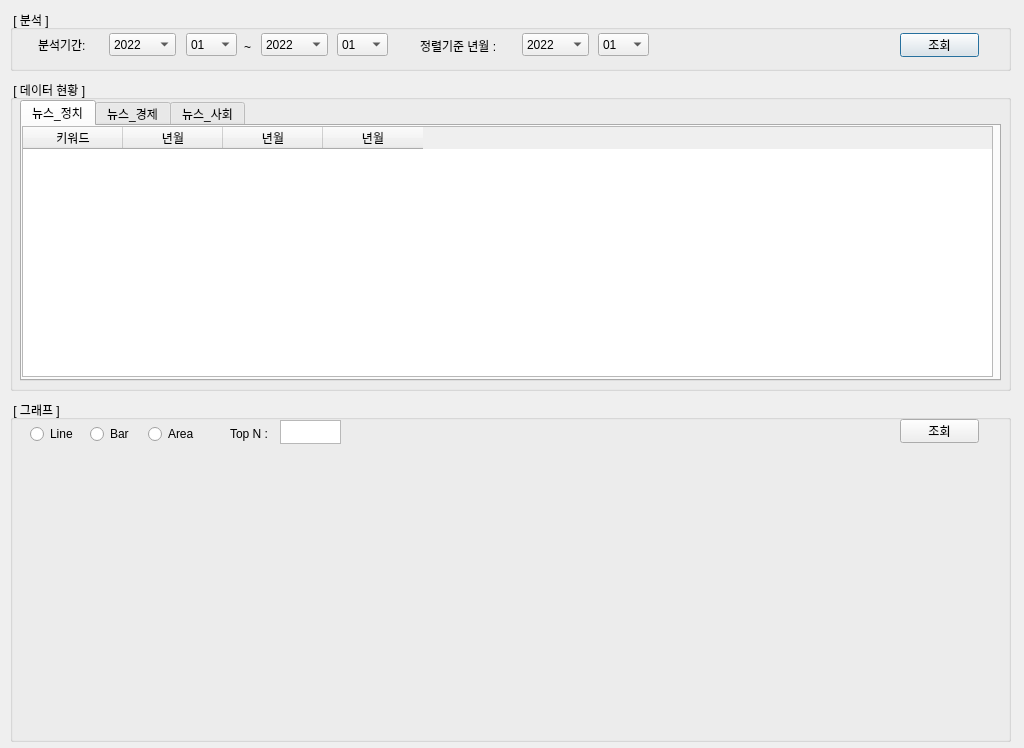
<?xml version="1.0" encoding="UTF-8"?>
<ui version="4.0">
 <class>frmViewNews</class>
 <widget class="QDialog" name="frmViewNews">
  <property name="geometry">
   <rect>
    <x>0</x>
    <y>0</y>
    <width>1024</width>
    <height>748</height>
   </rect>
  </property>
  <property name="windowTitle">
   <string>Dialog</string>
  </property>
  <widget class="QGroupBox" name="group1">
   <property name="geometry">
    <rect>
     <x>10</x>
     <y>10</y>
     <width>1001</width>
     <height>61</height>
    </rect>
   </property>
   <property name="title">
    <string> [ 분석 ] </string>
   </property>
   <widget class="QLabel" name="label_5">
    <property name="geometry">
     <rect>
      <x>234</x>
      <y>28</y>
      <width>16</width>
      <height>17</height>
     </rect>
    </property>
    <property name="text">
     <string>~</string>
    </property>
   </widget>
   <widget class="QLabel" name="label_6">
    <property name="geometry">
     <rect>
      <x>28</x>
      <y>27</y>
      <width>54</width>
      <height>15</height>
     </rect>
    </property>
    <property name="text">
     <string>분석기간: </string>
    </property>
   </widget>
   <widget class="QComboBox" name="sel_yy_end">
    <property name="geometry">
     <rect>
      <x>251</x>
      <y>23</y>
      <width>67</width>
      <height>23</height>
     </rect>
    </property>
    <item>
     <property name="text">
      <string>2022</string>
     </property>
    </item>
    <item>
     <property name="text">
      <string>2021</string>
     </property>
    </item>
    <item>
     <property name="text">
      <string>2020</string>
     </property>
    </item>
    <item>
     <property name="text">
      <string>2019</string>
     </property>
    </item>
    <item>
     <property name="text">
      <string>2018</string>
     </property>
    </item>
    <item>
     <property name="text">
      <string>2017</string>
     </property>
    </item>
   </widget>
   <widget class="QComboBox" name="sel_mm_start">
    <property name="geometry">
     <rect>
      <x>176</x>
      <y>23</y>
      <width>51</width>
      <height>23</height>
     </rect>
    </property>
    <item>
     <property name="text">
      <string>01</string>
     </property>
    </item>
    <item>
     <property name="text">
      <string>02</string>
     </property>
    </item>
    <item>
     <property name="text">
      <string>03</string>
     </property>
    </item>
    <item>
     <property name="text">
      <string>04</string>
     </property>
    </item>
    <item>
     <property name="text">
      <string>05</string>
     </property>
    </item>
    <item>
     <property name="text">
      <string>06</string>
     </property>
    </item>
    <item>
     <property name="text">
      <string>07</string>
     </property>
    </item>
    <item>
     <property name="text">
      <string>08</string>
     </property>
    </item>
    <item>
     <property name="text">
      <string>09</string>
     </property>
    </item>
    <item>
     <property name="text">
      <string>10</string>
     </property>
    </item>
    <item>
     <property name="text">
      <string>11</string>
     </property>
    </item>
    <item>
     <property name="text">
      <string>12</string>
     </property>
    </item>
   </widget>
   <widget class="QComboBox" name="sel_yy_start">
    <property name="geometry">
     <rect>
      <x>99</x>
      <y>23</y>
      <width>67</width>
      <height>23</height>
     </rect>
    </property>
    <item>
     <property name="text">
      <string>2022</string>
     </property>
    </item>
    <item>
     <property name="text">
      <string>2021</string>
     </property>
    </item>
    <item>
     <property name="text">
      <string>2020</string>
     </property>
    </item>
    <item>
     <property name="text">
      <string>2019</string>
     </property>
    </item>
    <item>
     <property name="text">
      <string>2018</string>
     </property>
    </item>
    <item>
     <property name="text">
      <string>2017</string>
     </property>
    </item>
   </widget>
   <widget class="QComboBox" name="sel_mm_end">
    <property name="geometry">
     <rect>
      <x>327</x>
      <y>23</y>
      <width>51</width>
      <height>23</height>
     </rect>
    </property>
    <item>
     <property name="text">
      <string>01</string>
     </property>
    </item>
    <item>
     <property name="text">
      <string>02</string>
     </property>
    </item>
    <item>
     <property name="text">
      <string>03</string>
     </property>
    </item>
    <item>
     <property name="text">
      <string>04</string>
     </property>
    </item>
    <item>
     <property name="text">
      <string>05</string>
     </property>
    </item>
    <item>
     <property name="text">
      <string>06</string>
     </property>
    </item>
    <item>
     <property name="text">
      <string>07</string>
     </property>
    </item>
    <item>
     <property name="text">
      <string>08</string>
     </property>
    </item>
    <item>
     <property name="text">
      <string>09</string>
     </property>
    </item>
    <item>
     <property name="text">
      <string>10</string>
     </property>
    </item>
    <item>
     <property name="text">
      <string>11</string>
     </property>
    </item>
    <item>
     <property name="text">
      <string>12</string>
     </property>
    </item>
   </widget>
   <widget class="QPushButton" name="btn_search">
    <property name="geometry">
     <rect>
      <x>890</x>
      <y>23</y>
      <width>79</width>
      <height>24</height>
     </rect>
    </property>
    <property name="text">
     <string>조회</string>
    </property>
   </widget>
   <widget class="QLabel" name="label_7">
    <property name="geometry">
     <rect>
      <x>410</x>
      <y>28</y>
      <width>91</width>
      <height>16</height>
     </rect>
    </property>
    <property name="text">
     <string>정렬기준 년월 :</string>
    </property>
   </widget>
   <widget class="QComboBox" name="sort_yy">
    <property name="geometry">
     <rect>
      <x>512</x>
      <y>23</y>
      <width>67</width>
      <height>23</height>
     </rect>
    </property>
    <item>
     <property name="text">
      <string>2022</string>
     </property>
    </item>
    <item>
     <property name="text">
      <string>2021</string>
     </property>
    </item>
    <item>
     <property name="text">
      <string>2020</string>
     </property>
    </item>
    <item>
     <property name="text">
      <string>2019</string>
     </property>
    </item>
    <item>
     <property name="text">
      <string>2018</string>
     </property>
    </item>
    <item>
     <property name="text">
      <string>2017</string>
     </property>
    </item>
   </widget>
   <widget class="QComboBox" name="sort_mm">
    <property name="geometry">
     <rect>
      <x>588</x>
      <y>23</y>
      <width>51</width>
      <height>23</height>
     </rect>
    </property>
    <item>
     <property name="text">
      <string>01</string>
     </property>
    </item>
    <item>
     <property name="text">
      <string>02</string>
     </property>
    </item>
    <item>
     <property name="text">
      <string>03</string>
     </property>
    </item>
    <item>
     <property name="text">
      <string>04</string>
     </property>
    </item>
    <item>
     <property name="text">
      <string>05</string>
     </property>
    </item>
    <item>
     <property name="text">
      <string>06</string>
     </property>
    </item>
    <item>
     <property name="text">
      <string>07</string>
     </property>
    </item>
    <item>
     <property name="text">
      <string>08</string>
     </property>
    </item>
    <item>
     <property name="text">
      <string>09</string>
     </property>
    </item>
    <item>
     <property name="text">
      <string>10</string>
     </property>
    </item>
    <item>
     <property name="text">
      <string>11</string>
     </property>
    </item>
    <item>
     <property name="text">
      <string>12</string>
     </property>
    </item>
   </widget>
  </widget>
  <widget class="QGroupBox" name="group2">
   <property name="geometry">
    <rect>
     <x>10</x>
     <y>80</y>
     <width>1001</width>
     <height>311</height>
    </rect>
   </property>
   <property name="title">
    <string> [ 데이터 현황 ] </string>
   </property>
   <widget class="QTabWidget" name="tabWidget">
    <property name="geometry">
     <rect>
      <x>10</x>
      <y>20</y>
      <width>981</width>
      <height>281</height>
     </rect>
    </property>
    <property name="currentIndex">
     <number>0</number>
    </property>
    <widget class="QWidget" name="tab_today">
     <attribute name="title">
      <string>뉴스_정치</string>
     </attribute>
     <widget class="QTableWidget" name="tbl_data1">
      <property name="geometry">
       <rect>
        <x>0</x>
        <y>0</y>
        <width>971</width>
        <height>251</height>
       </rect>
      </property>
      <attribute name="horizontalHeaderStretchLastSection">
       <bool>false</bool>
      </attribute>
      <attribute name="verticalHeaderStretchLastSection">
       <bool>false</bool>
      </attribute>
      <column>
       <property name="text">
        <string>키워드</string>
       </property>
      </column>
      <column>
       <property name="text">
        <string>년월</string>
       </property>
      </column>
      <column>
       <property name="text">
        <string>년월</string>
       </property>
      </column>
      <column>
       <property name="text">
        <string>년월</string>
       </property>
      </column>
     </widget>
    </widget>
    <widget class="QWidget" name="tab_rise">
     <attribute name="title">
      <string>뉴스_경제</string>
     </attribute>
     <widget class="QTableWidget" name="tbl_data2">
      <property name="geometry">
       <rect>
        <x>0</x>
        <y>0</y>
        <width>971</width>
        <height>251</height>
       </rect>
      </property>
      <attribute name="horizontalHeaderStretchLastSection">
       <bool>false</bool>
      </attribute>
      <attribute name="verticalHeaderStretchLastSection">
       <bool>false</bool>
      </attribute>
      <column>
       <property name="text">
        <string>키워드</string>
       </property>
      </column>
      <column>
       <property name="text">
        <string>년월</string>
       </property>
      </column>
      <column>
       <property name="text">
        <string>년월</string>
       </property>
      </column>
      <column>
       <property name="text">
        <string>년월</string>
       </property>
      </column>
     </widget>
    </widget>
    <widget class="QWidget" name="tab_top">
     <attribute name="title">
      <string>뉴스_사회</string>
     </attribute>
     <widget class="QTableWidget" name="tbl_data3">
      <property name="geometry">
       <rect>
        <x>0</x>
        <y>0</y>
        <width>971</width>
        <height>251</height>
       </rect>
      </property>
      <attribute name="horizontalHeaderStretchLastSection">
       <bool>false</bool>
      </attribute>
      <attribute name="verticalHeaderStretchLastSection">
       <bool>false</bool>
      </attribute>
      <column>
       <property name="text">
        <string>키워드</string>
       </property>
      </column>
      <column>
       <property name="text">
        <string>년월</string>
       </property>
      </column>
      <column>
       <property name="text">
        <string>년월</string>
       </property>
      </column>
      <column>
       <property name="text">
        <string>년월</string>
       </property>
      </column>
     </widget>
    </widget>
   </widget>
  </widget>
  <widget class="QGroupBox" name="group3">
   <property name="geometry">
    <rect>
     <x>10</x>
     <y>400</y>
     <width>1001</width>
     <height>342</height>
    </rect>
   </property>
   <property name="title">
    <string> [ 그래프 ] </string>
   </property>
   <widget class="QRadioButton" name="rdo_line">
    <property name="geometry">
     <rect>
      <x>20</x>
      <y>26</y>
      <width>86</width>
      <height>16</height>
     </rect>
    </property>
    <property name="text">
     <string>Line</string>
    </property>
   </widget>
   <widget class="QRadioButton" name="rdo_bar">
    <property name="geometry">
     <rect>
      <x>80</x>
      <y>26</y>
      <width>86</width>
      <height>16</height>
     </rect>
    </property>
    <property name="text">
     <string>Bar</string>
    </property>
   </widget>
   <widget class="QRadioButton" name="rdo_area">
    <property name="geometry">
     <rect>
      <x>138</x>
      <y>26</y>
      <width>86</width>
      <height>16</height>
     </rect>
    </property>
    <property name="text">
     <string>Area</string>
    </property>
   </widget>
   <widget class="QLabel" name="label_8">
    <property name="geometry">
     <rect>
      <x>220</x>
      <y>26</y>
      <width>51</width>
      <height>16</height>
     </rect>
    </property>
    <property name="text">
     <string>Top N :</string>
    </property>
   </widget>
   <widget class="QTextEdit" name="txt_top_n">
    <property name="geometry">
     <rect>
      <x>270</x>
      <y>20</y>
      <width>61</width>
      <height>24</height>
     </rect>
    </property>
    <property name="acceptDrops">
     <bool>true</bool>
    </property>
    <property name="toolTip">
     <string extracomment="선택된 동시 출현 키워드"/>
    </property>
    <property name="inputMethodHints">
     <set>Qt::ImhNone</set>
    </property>
   </widget>
   <widget class="QPushButton" name="btn_print">
    <property name="geometry">
     <rect>
      <x>890</x>
      <y>19</y>
      <width>79</width>
      <height>24</height>
     </rect>
    </property>
    <property name="text">
     <string>조회</string>
    </property>
   </widget>
   <widget class="QWidget" name="gridLayoutWidget">
    <property name="geometry">
     <rect>
      <x>10</x>
      <y>51</y>
      <width>981</width>
      <height>281</height>
     </rect>
    </property>
    <layout class="QGridLayout" name="gridLayout"/>
   </widget>
  </widget>
 </widget>
 <resources/>
 <connections/>
</ui>
